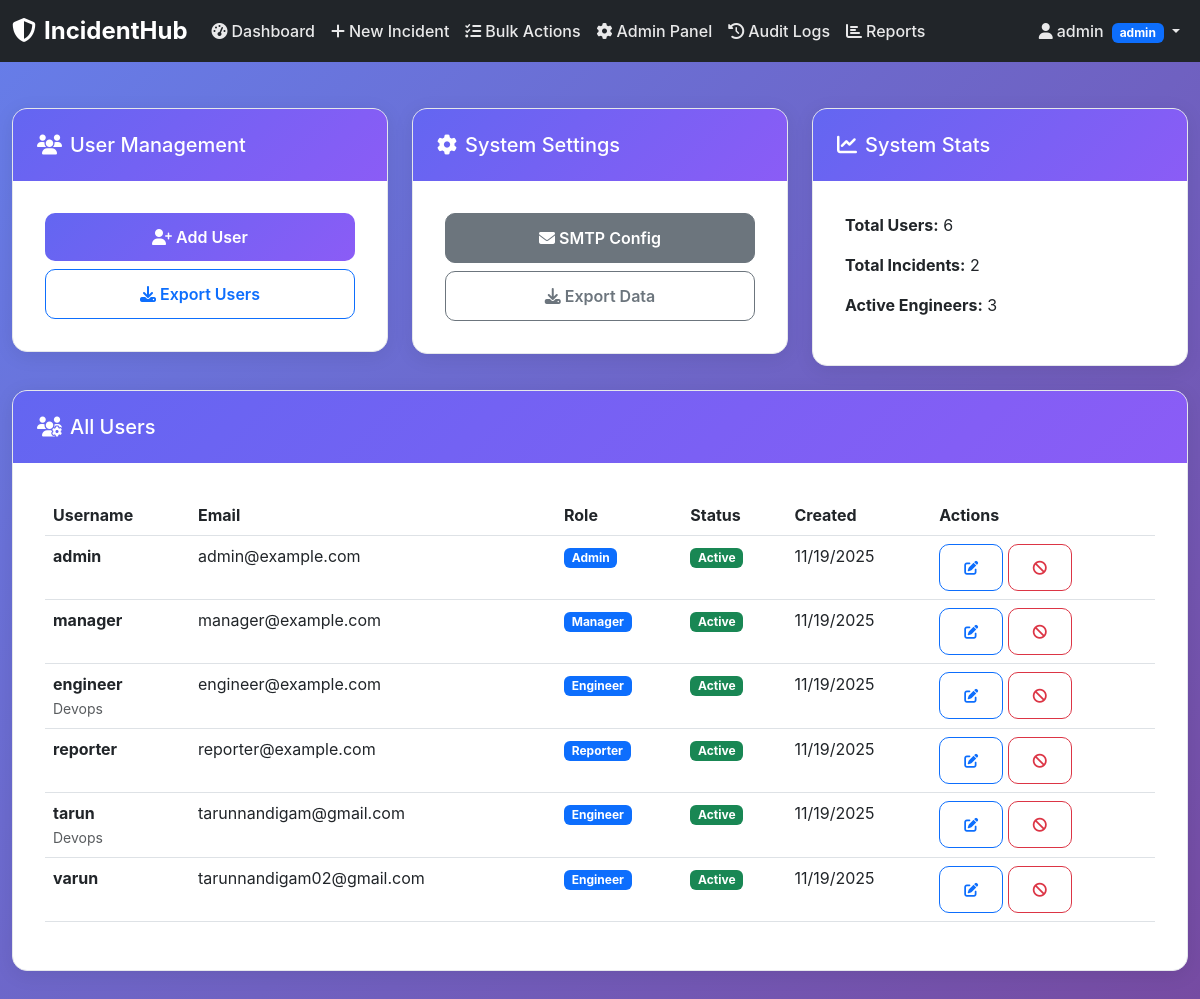
Before: /admin_panel (signed in) with the older database file.
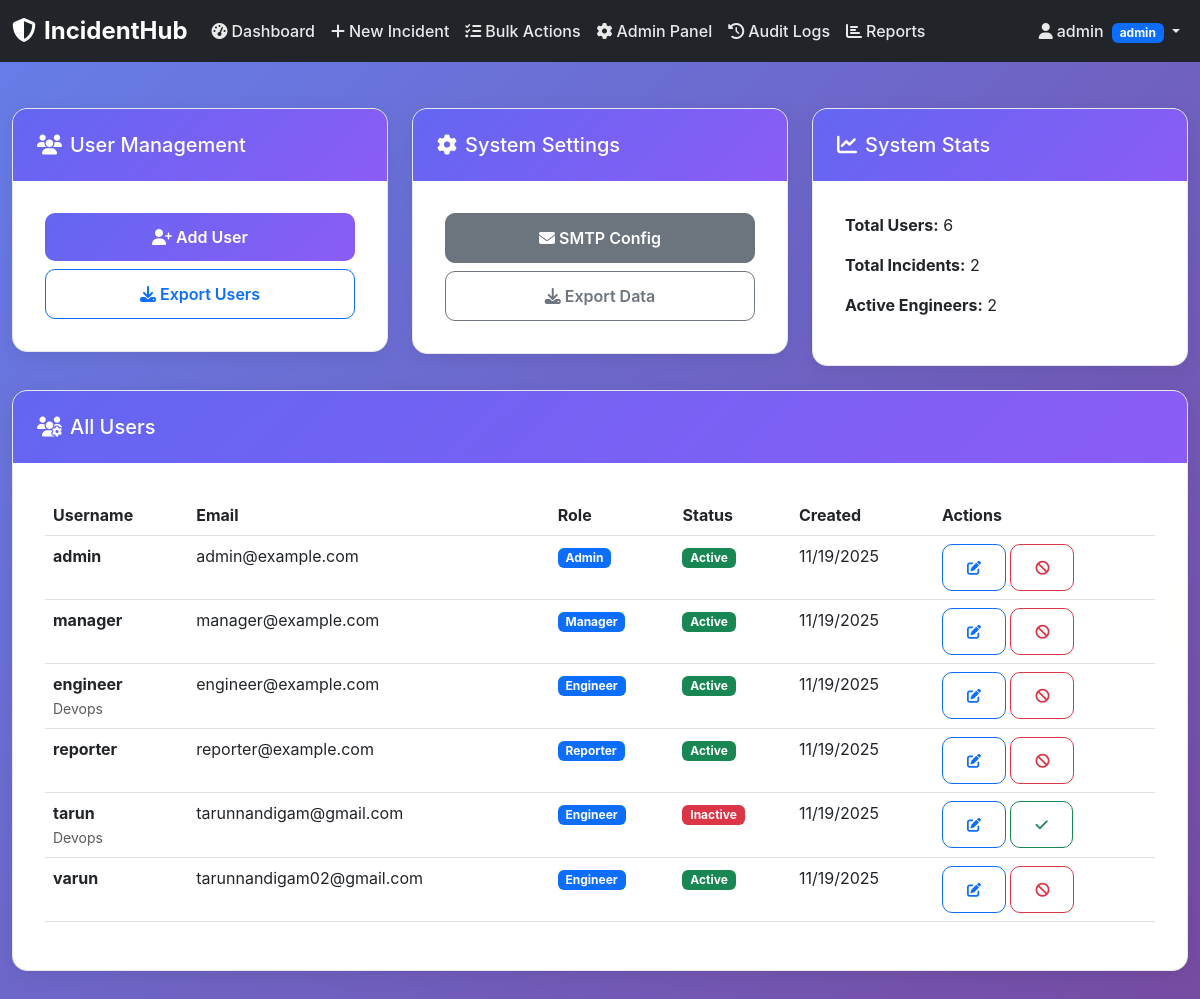
After: the same page with the newer database file.
### app.py (models this page shows, shortened)
class User(db.Model):
    id = db.Column(db.Integer, primary_key=True)
    username = db.Column(db.String(80), unique=True, nullable=False)
    email = db.Column(db.String(120), unique=True, nullable=False)
    role = db.Column(db.String(20), nullable=False, default='reporter')  # admin, manager, engineer, reporter
    specialization = db.Column(db.String(50))  # devops, network, security, database, frontend, backend
    password_hash = db.Column(db.String(255), nullable=False)
    created_at = db.Column(db.DateTime, default=datetime.utcnow)
    is_active = db.Column(db.Boolean, default=True)
    permissions = db.Column(db.Text)  # JSON string of permissions

### app.py (the view)
@app.route('/admin_panel')
@login_required
def admin_panel():
    user = User.query.get(session['user_id'])
    if user.role != 'admin':
        flash('Admin access required', 'error')
        return redirect(url_for('dashboard'))
    users = User.query.all()
    user_count = User.query.count()
    incident_count = Incident.query.filter_by(is_deleted=False).count()
    engineer_count = User.query.filter_by(role='engineer', is_active=True).count()
    teams = Team.query.all()
    return render_template('admin_panel.html',
                         users=users,
                         user_count=user_count,
                         incident_count=incident_count,
                         engineer_count=engineer_count,
                         teams=teams)

### app.py (called while the page is built)
def login_required(f):
    @wraps(f)
    def decorated_function(*args, **kwargs):
        if 'user_id' not in session:
            logger.warning(f"Unauthorized access attempt to {request.endpoint}")
            return redirect(url_for('login'))
        return f(*args, **kwargs)
    return decorated_function

### templates/admin_panel.html (shortened to what this page needs)
{% extends "base.html" %}
{% block content %}
<div class="container-fluid">
    <div class="row">
        <div class="col-lg-4 mb-4">
            <div class="content-card">
                <div class="content-header">
                    <h5 class="mb-0"><i class="fas fa-users me-2"></i>User Management</h5>
                </div>
                <div class="content-body">
                    <div class="d-grid gap-2">
                        <button class="btn btn-primary" data-bs-toggle="modal" data-bs-target="#userModal">
                            <i class="fas fa-user-plus me-1"></i>Add User
                        </button>
                        <button class="btn btn-outline-primary" onclick="exportUsers()">
                            <i class="fas fa-download me-1"></i>Export Users
                        </button>
                    </div>
                </div>
            </div>
        </div>
        <div class="col-lg-4 mb-4">
            <div class="content-card">
                <div class="content-header">
                    <h5 class="mb-0"><i class="fas fa-cog me-2"></i>System Settings</h5>
                </div>
                <div class="content-body">
                    <div class="d-grid gap-2">
                        <button class="btn btn-secondary">
                            <i class="fas fa-envelope me-1"></i>SMTP Config
                        </button>
                        <button class="btn btn-outline-secondary">
                            <i class="fas fa-download me-1"></i>Export Data
                        </button>
                    </div>
                </div>
            </div>
        </div>
        <div class="col-lg-4 mb-4">
            <div class="content-card">
                <div class="content-header">
                    <h5 class="mb-0"><i class="fas fa-chart-line me-2"></i>System Stats</h5>
                </div>
                <div class="content-body">
                    <p><strong>Total Users:</strong> {{ user_count }}</p>
                    <p><strong>Total Incidents:</strong> {{ incident_count }}</p>
                    <p><strong>Active Engineers:</strong> {{ engineer_count }}</p>
                </div>
            </div>
        </div>
    </div>
    <div class="row">
        <div class="col-12">
            <div class="content-card">
                <div class="content-header">
                    <h5 class="mb-0"><i class="fas fa-users-cog me-2"></i>All Users</h5>
                </div>
                <div class="content-body">
                    <div class="table-responsive">
                        <table class="table table-hover">
                            <thead>
                                <tr>
                                    <th>Username</th>
                                    <th>Email</th>
                                    <th>Role</th>
                                    <th>Status</th>
                                    <th>Created</th>
                                    <th>Actions</th>
                                </tr>
                            </thead>
                            <tbody>
                                {% for user in users %}
                                <tr>
                                    <td>
                                        <strong>{{ user.username }}</strong>
                                        {% if user.specialization %}<br><small class="text-muted">{{ user.specialization.title() }}</small>{% endif %}
                                    </td>
                                    <td>{{ user.email }}</td>
                                    <td><span class="badge bg-primary">{{ user.role.title() }}</span></td>
                                    <td>
                                        <span class="badge {% if user.is_active %}bg-success{% else %}bg-danger{% endif %}">
                                            {% if user.is_active %}Active{% else %}Inactive{% endif %}
                                        </span>
                                    </td>
                                    <td>{{ user.created_at.strftime('%m/%d/%Y') }}</td>
                                    <td>
                                        <button class="btn btn-sm btn-outline-primary" onclick="editUser({{ user.id }}, '{{ user.username }}', '{{ user.email }}', '{{ user.role }}', '{{ user.specialization or '' }}')">
                                            <i class="fas fa-edit"></i>
                                        </button>
                                        <button class="btn btn-sm btn-outline-{% if user.is_active %}danger{% else %}success{% endif %}" onclick="toggleUser({{ user.id }}, {{ user.is_active|lower }})">
                                            <i class="fas fa-{% if user.is_active %}ban{% else %}check{% endif %}"></i>
                                        </button>
                                    </td>
                                </tr>
                                {% endfor %}
                            </tbody>
                        </table>
                    </div>
                </div>
            </div>
        </div>
    </div>
</div>
{% endblock %}

### templates/base.html (shortened to what this page needs)
<!DOCTYPE html>
<html lang="en">
<head>
    <link href="https://cdn.jsdelivr.net/npm/bootstrap@5.3.0/dist/css/bootstrap.min.css" rel="stylesheet">
    <link href="https://cdnjs.cloudflare.com/ajax/libs/font-awesome/6.4.0/css/all.min.css" rel="stylesheet">
    <link href="{{ url_for('static', filename='css/style.css') }}" rel="stylesheet">
</head>
<body>
    {% if session.user_id %}
    <nav class="navbar navbar-expand-lg navbar-dark bg-dark fixed-top">
        <div class="container-fluid">
            <a class="navbar-brand fw-bold" href="{{ url_for('dashboard') }}">
                <i class="fas fa-shield-alt me-2"></i>IncidentHub
            </a>
            <div class="collapse navbar-collapse" id="navbarNav">
                <ul class="navbar-nav me-auto">
                    <li class="nav-item">
                        <a class="nav-link" href="{{ url_for('dashboard') }}">
                            <i class="fas fa-tachometer-alt me-1"></i>Dashboard
                        </a>
                    </li>
                    {% if session.role in ['admin', 'manager', 'reporter'] %}
                    <li class="nav-item">
                        <a class="nav-link" href="{{ url_for('new_incident') }}">
                            <i class="fas fa-plus me-1"></i>New Incident
                        </a>
                    </li>
                    {% endif %}
                    {% if session.role in ['admin', 'manager'] %}
                    <li class="nav-item">
                        <a class="nav-link" href="{{ url_for('bulk_actions') }}">
                            <i class="fas fa-tasks me-1"></i>Bulk Actions
                        </a>
                    </li>
                    {% endif %}
                    {% if session.role == 'admin' %}
                    <li class="nav-item">
                        <a class="nav-link" href="{{ url_for('admin_panel') }}">
                            <i class="fas fa-cog me-1"></i>Admin Panel
                        </a>
                    </li>
                    <li class="nav-item">
                        <a class="nav-link" href="{{ url_for('audit_logs') }}">
                            <i class="fas fa-history me-1"></i>Audit Logs
                        </a>
                    </li>
                    {% endif %}
                    {% if session.role in ['admin', 'manager'] %}
                    <li class="nav-item">
                        <a class="nav-link" href="{{ url_for('reports') }}">
                            <i class="fas fa-chart-bar me-1"></i>Reports
                        </a>
                    </li>
                    {% endif %}
                </ul>
                <ul class="navbar-nav">
                    <li class="nav-item dropdown">
                        <a class="nav-link dropdown-toggle" href="#" role="button" data-bs-toggle="dropdown">
                            <i class="fas fa-user me-1"></i>{{ session.username }}
                            <span class="badge bg-primary ms-1">{{ session.role }}</span>
                        </a>
                    </li>
                </ul>
            </div>
        </div>
    </nav>
    {% endif %}
    <main class="{% if session.user_id %}main-content{% endif %}">
        {% block content %}{% endblock %}
    </main>
</body>
</html>

### static/css/style.css (style rules this page uses)
:root { --primary-color: #6366f1; --secondary-color: #8b5cf6; --success-color: #10b981; --warning-color: #f59e0b; --danger-color: #ef4444; --dark-color: #1f2937; --light-color: #f8fafc; --border-color: #e5e7eb; }
body { font-family: 'Inter', -apple-system, BlinkMacSystemFont, sans-serif; background: linear-gradient(135deg, #667eea 0%, #764ba2 100%); min-height: 100vh; }
.main-content { margin-top: 76px; padding: 2rem 0; }
.btn { border-radius: 10px; padding: 0.75rem 1.5rem; font-weight: 600; transition: all 0.3s ease; }
.btn-primary { background: linear-gradient(135deg, var(--primary-color), var(--secondary-color)); border: none; }
.navbar-brand { font-size: 1.5rem; font-weight: 700; }
.navbar-dark .navbar-nav .nav-link { color: rgba(255, 255, 255, 0.9); font-weight: 500; transition: color 0.3s ease; }
.content-card { background: white; border-radius: 15px; box-shadow: 0 4px 20px rgba(0, 0, 0, 0.08); border: 1px solid var(--border-color); overflow: hidden; }
.content-header { background: linear-gradient(135deg, var(--primary-color), var(--secondary-color)); color: white; padding: 1.5rem; }
.content-body { padding: 2rem; }

Changed rows visible on the page:
changed User "tarun": is_active "Active" → "Inactive"
Other visible differences:
{{ engineer_count }}: "3" → "2"
